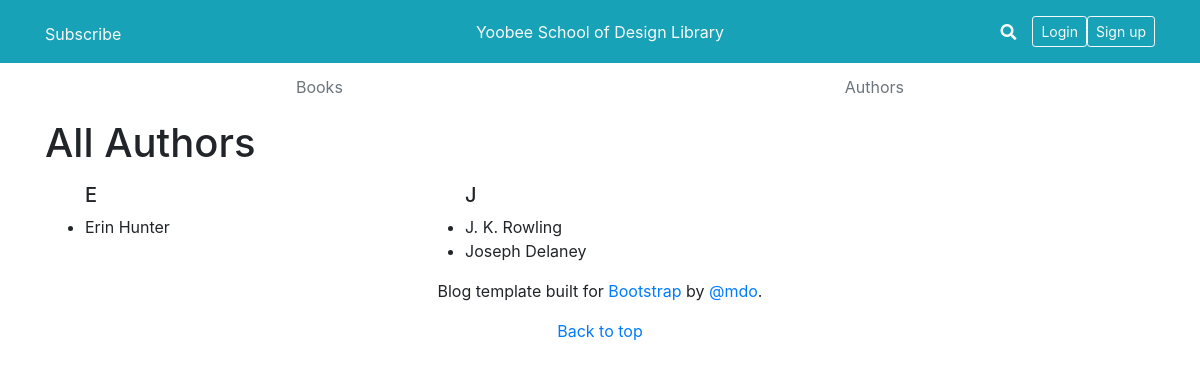
Screenshot of /authors/allAuthors.php with the database file from the repository.
### tables this page shows
CREATE TABLE `authors` (
  `id` tinyint(6) UNSIGNED NOT NULL,
  `name` varchar(100) NOT NULL
);

### authors/allAuthors.php (the view, shortened to what this page needs)
<?php
	require "../includes/head.php";
	$sql = "SELECT * FROM `authors` ORDER BY name ASC";
	$result = mysqli_query($dbc, $sql);
	if($result){
		$allAuthors = mysqli_fetch_all($result, MYSQLI_ASSOC);
		$dauthor = array(); $eauthor = array(); $fauthor = array();
		$jauthor = array(); $kauthor = array(); $lauthor = array();
		foreach($allAuthors as $author){
			$letter = str_split(strtolower($author['name']));
			switch($letter[0]){
				case "e":
					array_push($eauthor, $author);
					break;
				case "j":
					array_push($jauthor, $author);
					break;
			}
		}
	} else {
		die("ERROR: Database SELECT failed");
	}
?>
<div class="container">
	<div class="row mb-2">
		<div class="col">
			<h1>All Authors</h1>
		</div>
	</div>
	<div class="row">
		<div class="col-md-4">
			<?php if(!empty($eauthor)): ?>
				<ul>
					<h5>E</h5>
					<?php foreach($eauthor as $author): ?>
						<li><?= $author['name']; ?></li>
					<?php endforeach; ?>
				</ul>
			<?php endif; ?>
		</div>
		<div class="col-md-4">
			<?php if(!empty($jauthor)): ?>
				<ul>
					<h5>J</h5>
					<?php foreach($jauthor as $author): ?>
						<li><?= $author['name']; ?></li>
					<?php endforeach; ?>
				</ul>
			<?php endif; ?>
		</div>
		<div class="col-md-4">
		</div>
	</div>
</div>
<?php require "../includes/footer.php" ?>

### rows the page displays
authors: name "Erin Hunter"
authors: name "J. K. Rowling"
authors: name "Joseph Delaney"
